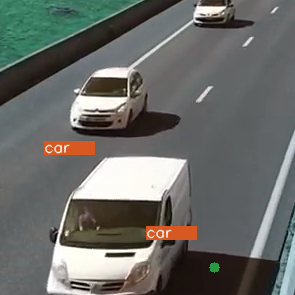
#> input picture fotoscarros/fotoscarroscar_DOWN_0311.png, 295 x 295 px, given in place of Pedestrians_2.mp4, which was not available
$ python distanciamento_social.py
#> lines starting #> are read from the running program, lines starting #| are printed output that depends on the picture; after the words box and inside, x2 and y2 are one past the last pixel; in counts of white or black regions, pixels touching at a corner belong together; pictures that were not available may be replaced by others from this repository, and a replacement may not be noted

import numpy as np
import cv2
import sys

font = cv2.FONT_HERSHEY_SIMPLEX
video_source = 'Pedestrians_2.mp4'
tracker_color = (0,251,37)
bgs_types = ['GMG','MOG','MOG2','KNN','CNT']
warning_color = (0,0,255)

def getkernel(kernel_type):
    if kernel_type == 'dilation':
        kernel = cv2.getStructuringElement(cv2.MORPH_ELLIPSE, (3,3))
    if kernel_type == 'opening':
        kernel = np.ones((3,3), np.uint8)
    if kernel_type == 'closing':
        kernel = np.ones((3,3), np.uint8)
    return kernel

def getfilter(img,filter):
    if filter == 'dilation':
        return cv2.dilate(img, getkernel('dilation'), iterations=2)
    if filter == 'opening':
        return cv2.morphologyEx(img, cv2.MORPH_OPEN, getkernel('opening'), iterations=2)
    if filter == 'closing':
        return cv2.morphologyEx(img, cv2.MORPH_CLOSE, getkernel('closing'), iterations=2)
    if filter == 'combine':
        closing = cv2.morphologyEx(img, cv2.MORPH_CLOSE, getkernel('closing'), iterations=2)
        opening = cv2.morphologyEx(closing, cv2.MORPH_OPEN, getkernel('opening'), iterations=2)
        dilation = cv2.dilate(opening, getkernel('dilation'), iterations=2)
        return dilation

def getsubtractor(bgs_types):
    if bgs_types == 'GMG':
        return cv2.bgsegm.createBackgroundSubtractorGMG()
    if bgs_types == 'MOG':
        return cv2.bgsegm.createBackgroundSubtractorMOG()
    if bgs_types == 'MOG2':
        return cv2.createBackgroundSubtractorMOG2()
    if bgs_types == 'KNN':
        return cv2.createBackgroundSubtractorKNN()
    if bgs_types == 'CNT':
        return cv2.bgsegm.createBackgroundSubtractorCNT()

    print('filtro invalido')
    sys.exit(1)

cap = cv2.VideoCapture(video_source)
bg_subtractor = getsubtractor(bgs_types[4])
bgs_type = bgs_types[4]
minarea = 400
maxarea = 3000

def main():
    while cap.isOpened:
        ok, frame = cap.read()
#> frame is the input picture: shape (295, 295, 3); mean B, G, R 103.3, 107.3, 105.9

        frame = cv2.resize(frame, (0,0), fx=0.5, fy=0.5)
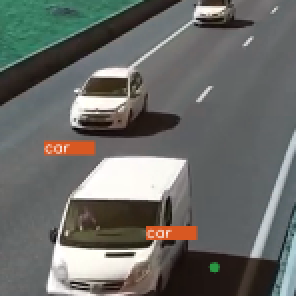
#> frame: shape (148, 148, 3) (shown 2 times larger); mean B, G, R 103.5, 107.4, 106

        bg_mask = bg_subtractor.apply(frame)
#> bg_mask: shape (148, 148); every value is 255
        bg_mask = getfilter(bg_mask, 'combine')
        bg_mask = cv2.medianBlur(bg_mask,5)
        result = cv2.bitwise_and(frame, frame, mask= bg_mask)


        (contour, hierarchy) = cv2.findContours(bg_mask, cv2.RETR_EXTERNAL, cv2.CHAIN_APPROX_SIMPLE)
#> contour = [[[0, 0], [0, 147], [147, 147], [147, 0]]]
        for cnt in contour:
            area = cv2.contourArea(cnt)
            if area >= minarea:
                x,y,w,h = cv2.boundingRect(cnt)

                #cv2.drawContours(frame, cnt, -1, tracker_color, 10)
                #cv2.drawContours(frame, cnt, -1, (255,255,255), 1)
                cv2.rectangle(frame, (x,y),(x+w, y+h), tracker_color, 1)
                #cv2.rectangle(frame, (x,y),(x+w, y+h), (255,255,255), 1)

            if area >= maxarea:
                cv2.rectangle(frame, (x,y),(x+ 120, y - 13), (49,49,49), 1)
                cv2.putText(frame, 'Aviso Distanciamento', (x,y -2), font, 0.4, (255,255,255),1, cv2.LINE_AA)
                cv2.rectangle(frame, (x,y),(x+w, y+h), warning_color, 1)
#> this loop made 1 pass
#> (cnt, area, x, y, w, h) on pass 1: ([[0, 0], [0, 147], [147, 147], [147, 0]], 21609, 0, 0, 148, 148)
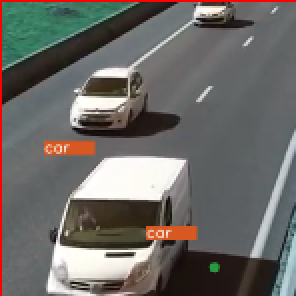
#> frame: shape (148, 148, 3) (shown 2 times larger); 1.35% of pixels changed, all inside (x1, y1, x2, y2) = (0, 0, 148, 148)

        if not ok:
            print('error')
            break
        result = cv2.bitwise_and(frame, frame, mask= bg_mask)
        cv2.imshow('Pedestres2', result)
        cv2.imshow('Pedestres', frame)


        if cv2.waitKey(1) & 0xFF == ord ('q'):
#> (key Esc is pressed here)
            break

main()

$ run again, on fotoscarros/fotoscarroscar_DOWN_0339.png
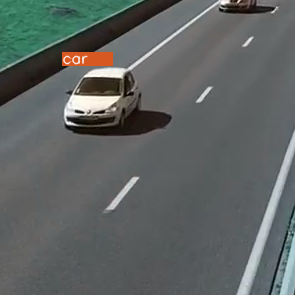
#> input picture fotoscarros/fotoscarroscar_DOWN_0339.png, 295 x 295 px, given in place of Pedestrians_2.mp4, which was not available
#> in main, frame is the input picture: shape (295, 295, 3); mean B, G, R 98, 99.6, 94.8
#> in main, `frame = cv2.resize(frame, (0,0), fx=0.5, fy=0.5)`:
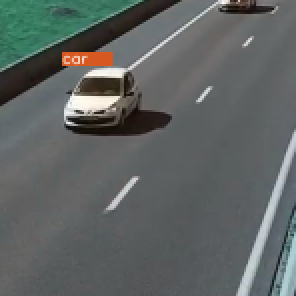
#> frame: shape (148, 148, 3) (shown 2 times larger); mean B, G, R 98.2, 99.8, 95
#> bg_mask: shape (148, 148); every value is 255
#> contour = [[[0, 0], [0, 147], [147, 147], [147, 0]]]
#> the loop in main, `for cnt in contour:` made 1 pass
#> (cnt, area, x, y, w, h) on pass 1: ([[0, 0], [0, 147], [147, 147], [147, 0]], 21609, 0, 0, 148, 148)
#> after the loop in main, `for cnt in contour:`:
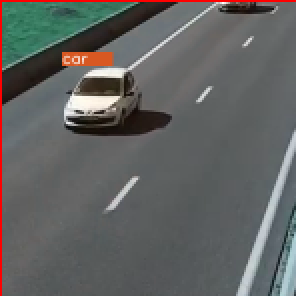
#> frame: shape (148, 148, 3) (shown 2 times larger); 1.35% of pixels changed, all inside (x1, y1, x2, y2) = (0, 0, 148, 148)

$ run again, on fotoscarros/fotoscarroscar_DOWN_0421.png
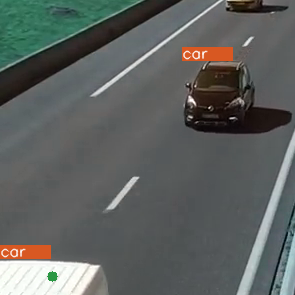
#> input picture fotoscarros/fotoscarroscar_DOWN_0421.png, 295 x 295 px, given in place of Pedestrians_2.mp4, which was not available
#> in main, frame is the input picture: shape (295, 295, 3); mean B, G, R 95.1, 97.5, 93.9
#> in main, `frame = cv2.resize(frame, (0,0), fx=0.5, fy=0.5)`:
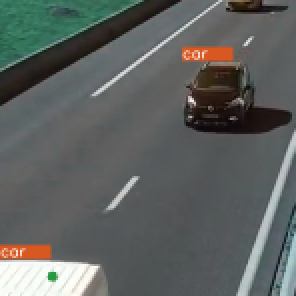
#> frame: shape (148, 148, 3) (shown 2 times larger); mean B, G, R 95.5, 97.8, 94.2
#> bg_mask: shape (148, 148); every value is 255
#> contour = [[[0, 0], [0, 147], [147, 147], [147, 0]]]
#> the loop in main, `for cnt in contour:` made 1 pass
#> (cnt, area, x, y, w, h) on pass 1: ([[0, 0], [0, 147], [147, 147], [147, 0]], 21609, 0, 0, 148, 148)
#> after the loop in main, `for cnt in contour:`:
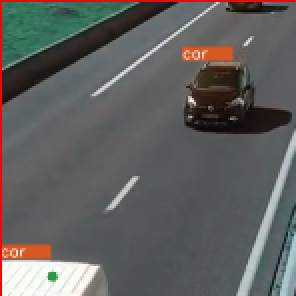
#> frame: shape (148, 148, 3) (shown 2 times larger); 1.35% of pixels changed, all inside (x1, y1, x2, y2) = (0, 0, 148, 148)
